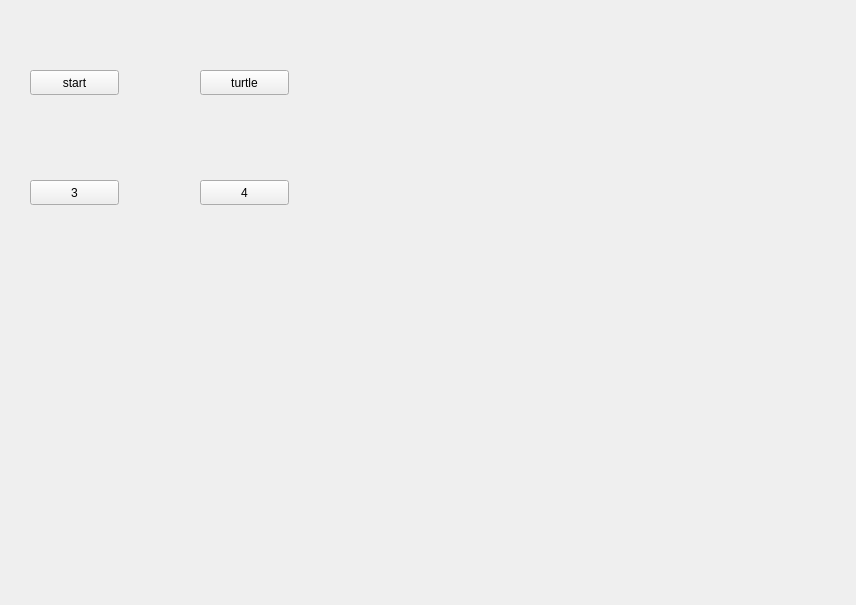
<?xml version="1.0" encoding="UTF-8"?>
<ui version="4.0">
 <class>Basic</class>
 <widget class="QWidget" name="Basic">
  <property name="geometry">
   <rect>
    <x>0</x>
    <y>0</y>
    <width>856</width>
    <height>605</height>
   </rect>
  </property>
  <property name="windowTitle">
   <string>Form</string>
  </property>
  <widget class="QPushButton" name="pushButton_start">
   <property name="geometry">
    <rect>
     <x>30</x>
     <y>70</y>
     <width>89</width>
     <height>25</height>
    </rect>
   </property>
   <property name="text">
    <string>start</string>
   </property>
  </widget>
  <widget class="QPushButton" name="pushButton_turtle">
   <property name="geometry">
    <rect>
     <x>200</x>
     <y>70</y>
     <width>89</width>
     <height>25</height>
    </rect>
   </property>
   <property name="text">
    <string>turtle</string>
   </property>
  </widget>
  <widget class="QPushButton" name="pushButton_3">
   <property name="geometry">
    <rect>
     <x>30</x>
     <y>180</y>
     <width>89</width>
     <height>25</height>
    </rect>
   </property>
   <property name="text">
    <string>3</string>
   </property>
  </widget>
  <widget class="QPushButton" name="pushButton_4">
   <property name="geometry">
    <rect>
     <x>200</x>
     <y>180</y>
     <width>89</width>
     <height>25</height>
    </rect>
   </property>
   <property name="text">
    <string>4</string>
   </property>
  </widget>
 </widget>
 <resources/>
 <connections/>
</ui>
